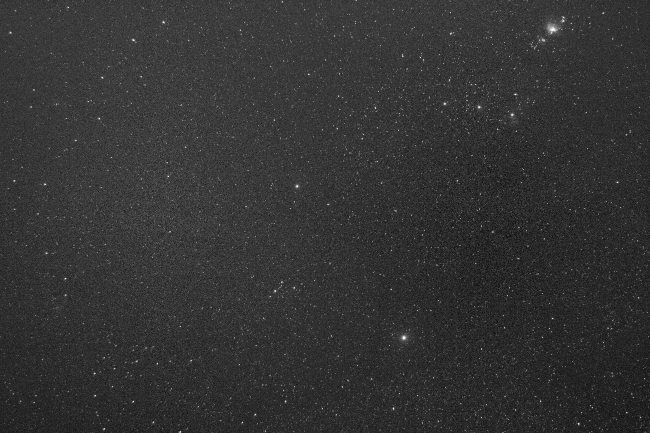
#> input picture 2022-03-07T21-09-10_Coordinates_FILTER_30s_Severin-W_small.jpg, 1300 x 866 px (shown at 1/2 size)
$ python De_Bayering.py
#> lines starting #> are read from the running program, lines starting #| are printed output that depends on the picture
import cv2
import os
import random
import numpy


# sometimes
b_os_is_windows = os.name == 'nt'

s_path_file_name = './../../2022-03-07T21-09-10_Coordinates_FILTER_30s_Severin-W_small.jpg'
# s_path_output_file = __file__.split(".")[0]
s_path_output_file = "2022-03-07T21-09-10_Coordinates_FILTER_30s_Severin-W_small_debayered.jpg" # static filename
s_path_output_file_suffix = "_default"

if(b_os_is_windows):
    s_path_file_name = "\\".join(s_path_file_name.split("/"))

o_img = cv2.imread(s_path_file_name)
#> o_img is the input picture: shape (866, 1300, 3); min 0, max 255, mean 51.3

a_img = o_img
n_img_height = o_img.shape[0] ## important index 0 [0] is height
#> n_img_height = 866
n_img_width = o_img.shape[1] ## importatnt index 1 [1] is width
#> n_img_width = 1300

#optional resize
n_resize_factor = 1.0 # no resizing
# n_resize_factor = 0.25 # 10 times smallerj
n_img_width = int(n_img_width*n_resize_factor)
n_img_height = int(n_img_height*n_resize_factor)

o_img = cv2.resize(
    o_img,
    (
        n_img_width,
        n_img_height
    ),
    n_resize_factor,
    n_resize_factor
)

# cv2.imwrite("2022-03-07T21-09-10_Coordinates_FILTER_30s_Severin-W"+"_small.jpg", o_img)
# exit()
# pseudo crop image if width and height is not even
n_img_width_even = int(n_img_width/2) * 2
#> n_img_width_even = 1300
n_img_height_even = int(n_img_height/2) * 2
#> n_img_height_even = 866

n_img_debayered_width = int(n_img_width_even/2)
#> n_img_debayered_width = 650
n_img_debayered_height = int(n_img_height_even/2)
#> n_img_debayered_height = 433

n_color_channels = 3
o_debayered_img = numpy.zeros(
    [
        n_img_debayered_height,
        n_img_debayered_width,
        n_color_channels
    ],
    dtype=numpy.uint8
)

def f_o_get_debayered_pixel(
    n_val1,
    n_val2,
    n_val3,
    n_val4,
    s_pattern_name
):
    global s_path_output_file_suffix
    s_path_output_file_suffix = s_pattern_name

    if s_pattern_name == "rggb":
        o_debayered_pixel = numpy.array(
                [
                    (numpy.uint8(n_val4)),# b
                    (numpy.uint8( int((n_val2+n_val3)/2))),# g
                    (numpy.uint8(n_val1))# r
                ],
        dtype=numpy.uint8)

    if s_pattern_name == "gbbr":
        o_debayered_pixel = numpy.array(
                [
                    (numpy.uint8(n_val1)),# b
                    (numpy.uint8( int((n_val2+n_val3)/2))),# g
                    (numpy.uint8(n_val4))# r
                ],
        dtype=numpy.uint8)

    if s_pattern_name == "gbgr":
        o_debayered_pixel = numpy.array(
                [
                    (numpy.uint8(n_val2)),# b
                    (numpy.uint8(int((n_val1+n_val3)/2))),# g
                    (numpy.uint8(n_val4))# r
                ],
        dtype=numpy.uint8)

    if s_pattern_name == "rgbg":
        o_debayered_pixel = numpy.array(
                [
                    (numpy.uint8(n_val3)),# b
                    (numpy.uint8(int((n_val2+n_val4)/2))),# g
                    (numpy.uint8(n_val1))# r
                ],
        dtype=numpy.uint8)

    if s_pattern_name == "grbg":
        o_debayered_pixel = numpy.array(
                [
                    (numpy.uint8(n_val3)),# b
                    (numpy.uint8(int((n_val1+n_val4)/2))),# g
                    (numpy.uint8(n_val2))# r
                ],
        dtype=numpy.uint8)

    if s_pattern_name == "gbrg":
        o_debayered_pixel = numpy.array(
                [
                    (numpy.uint8(n_val2)),# b
                    (numpy.uint8(int((n_val1+n_val4)/2))),# g
                    (numpy.uint8(n_val3))# r
                ],
        dtype=numpy.uint8)

    if s_pattern_name == "bggr":
        o_debayered_pixel = numpy.array(
                [
                    (numpy.uint8(n_val1)),# b
                    (numpy.uint8( int((n_val2+n_val3)/2))),# g
                    (numpy.uint8(n_val4))# r
                ],
        dtype=numpy.uint8)

    if s_pattern_name == "bggb":
        o_debayered_pixel = numpy.array(
                [
                    (numpy.uint8(n_val1)),# b
                    (numpy.uint8( int((n_val2+n_val3)/2))),# g
                    (numpy.uint8(n_val1))# r
                ],
        dtype=numpy.uint8)

    if s_pattern_name == "rauschen":
        o_debayered_pixel = numpy.array(
                [
                    numpy.uint8(int(random.random() * pow(2,8))),
                    numpy.uint8(int(random.random() * pow(2,8))),
                    numpy.uint8(int(random.random() * pow(2,8))),
                ],
        dtype=numpy.uint8)

    if s_pattern_name == "rauschen":
        o_debayered_pixel = numpy.array(
                [
                    0,
                    numpy.uint8(int(random.random() * pow(2,8))),
                    numpy.uint8(int(random.random() * pow(2,8))),
                ],
        dtype=numpy.uint8)


    return o_debayered_pixel

n_y = 0
while n_y < n_img_height_even-2:
    n_x = 0
    while n_x < n_img_width_even-2:
        n_channel_index = 0 # it is rgb but all channels have the same vualue anyway, the image is black white
        n_val1 = int(a_img[n_y][n_x][n_channel_index])
        n_val2 = int(a_img[n_y][n_x+1][n_channel_index])
        n_val3 = int(a_img[n_y+1][n_x][n_channel_index])
        n_val4 = int(a_img[n_y+1][n_x+1][n_channel_index])

        a_debayered_pixel = numpy.array(
            [
                (numpy.uint8(n_val1)),# r
                (numpy.uint8( int((n_val2+n_val3)/2))),# g
                (numpy.uint8(n_val4))# b
            ],
            dtype=numpy.uint8)

        a_debayered_pixel = f_o_get_debayered_pixel(
            n_val1,
            n_val2,
            n_val3,
            n_val4,
            "rggb"
        )

        o_debayered_img[int(n_y/2)][int(n_x/2)] = a_debayered_pixel
        # print(a_debayered_pixel)
        n_x = n_x + 2

    n_y = n_y + 2
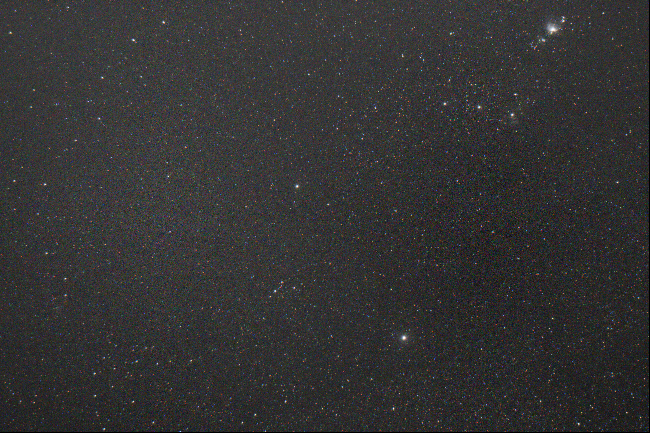
#> o_debayered_img: shape (433, 650, 3); mean B, G, R 51, 50.9, 51.3


print(s_path_output_file)

print(
    cv2.imwrite("De_Bayering"+"_"+s_path_output_file_suffix+".jpg", o_debayered_img)
)
#| True


# print(o_img)
